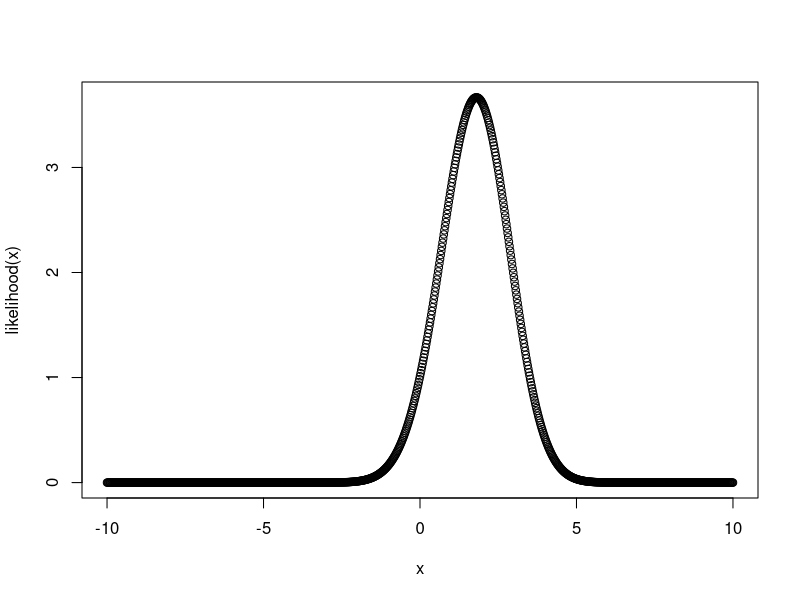

Generate this figure with R:
## ---- chunk 1
likelihood <- function(theta) {
  a = exp(-((theta - 1)^2) / 2)
  b = exp(-((theta - 2)^2) / 2)
  return(a + 3 * b)
}

max = 10
min = -10
num_points = 1000

x = seq(min, max, (max - min) / num_points)
x[which.max(likelihood(x))]
## ---- chunk 2
plot(x, likelihood(x))
